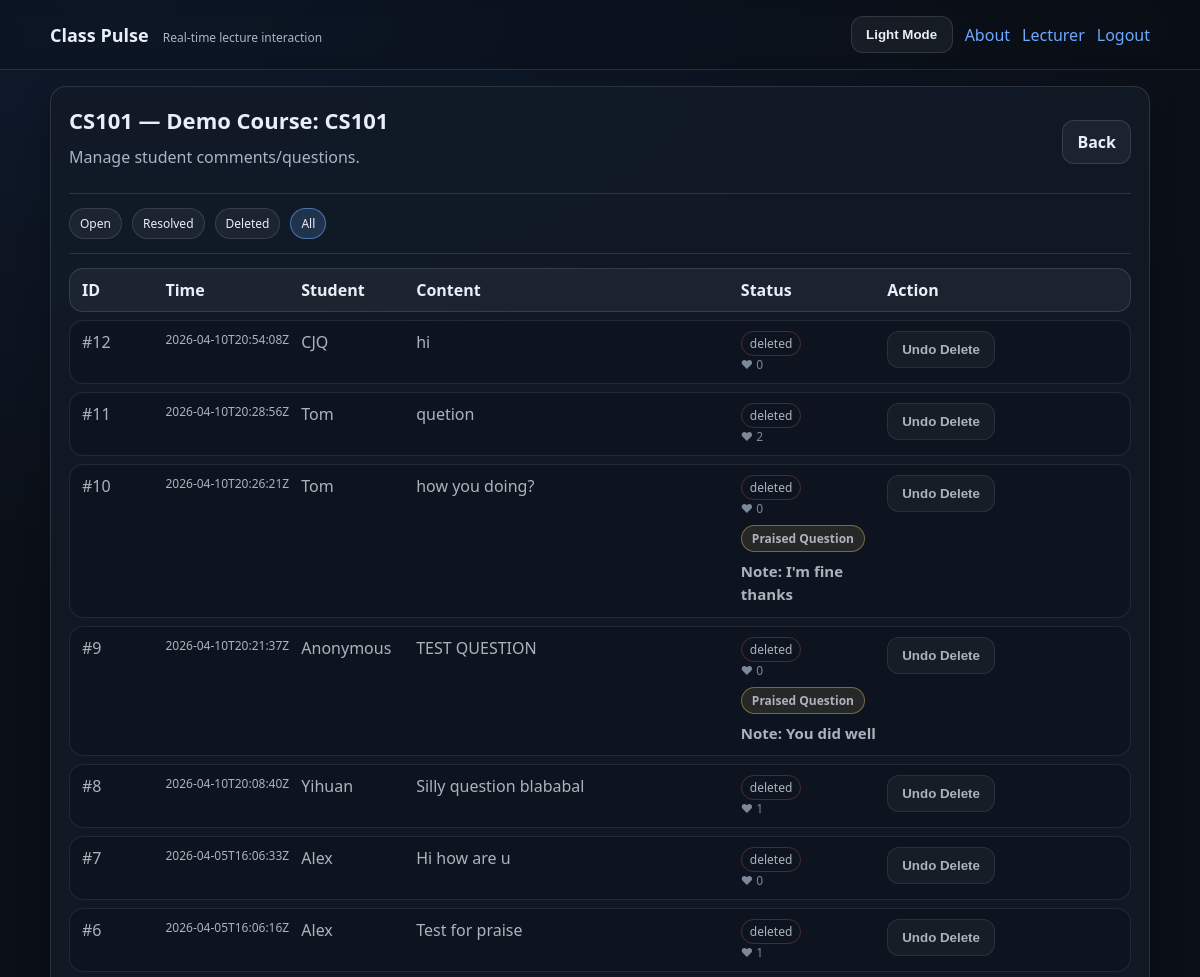
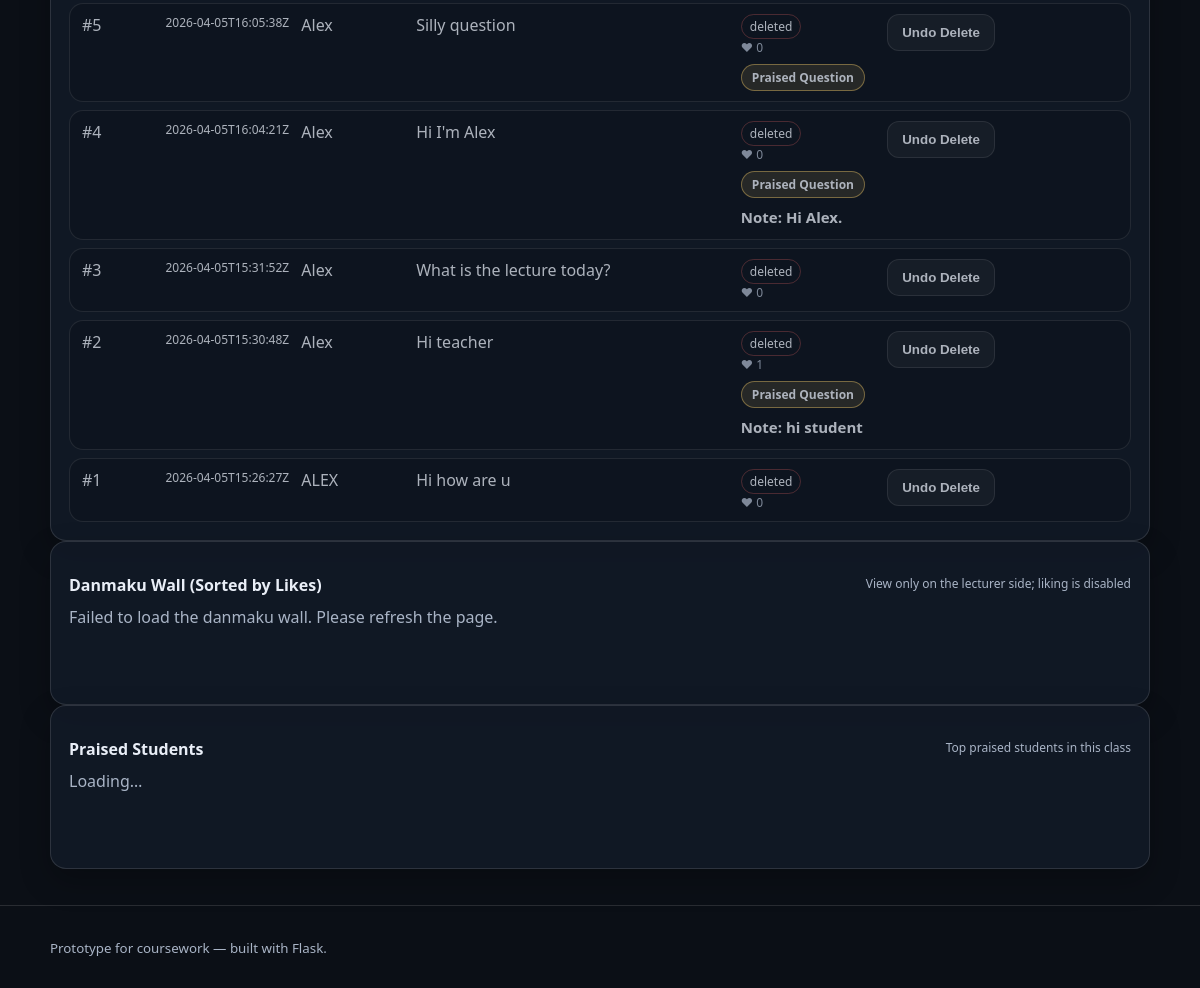
The page /lecturer/course/1?status=all (signed in) on the database its author committed (2 pictures, top to bottom).
### tables this page shows
CREATE TABLE courses (
                id INTEGER PRIMARY KEY AUTOINCREMENT,
                code TEXT UNIQUE NOT NULL,
                name TEXT NOT NULL,
                created_at TEXT NOT NULL
            );

CREATE TABLE comments (
                id INTEGER PRIMARY KEY AUTOINCREMENT,
                course_id INTEGER NOT NULL,
                content TEXT NOT NULL,
                display_name TEXT,
                anonymous INTEGER NOT NULL DEFAULT 1,
                author_token TEXT,
                status TEXT NOT NULL DEFAULT 'open',
                previous_status TEXT,
                lecturer_note TEXT,
                praised INTEGER NOT NULL DEFAULT 0,
                likes INTEGER NOT NULL DEFAULT 0,
                created_at TEXT NOT NULL,
                resolved_at TEXT,
                deleted_at TEXT,
                FOREIGN KEY (course_id) REFERENCES courses (id) ON DELETE CASCADE
            );

### app.py (the view, shortened to what this page needs)
    @app.route("/lecturer/course/<int:course_id>", methods=["GET"])
    @require_lecturer
    def lecturer_course(course_id: int):
        db = get_db()
        course = db.execute("SELECT id, code, name FROM courses WHERE id = ?", (course_id,)).fetchone()
        if course is None:
            abort(404)
        status = request.args.get("status", "open").strip().lower()
        if status not in ("open", "resolved", "deleted", "all"):
            status = "open"
        if status == "all":
            comments = db.execute(
                """
                SELECT * FROM comments
                WHERE course_id = ?
                ORDER BY created_at DESC
                """,
                (course_id,)
            ).fetchall()
        return render_template(
            "lecturer_course.html",
            app_name=APP_NAME,
            course=course,
            comments=comments,
            status=status
        )

### templates/lecturer_course.html (shortened to what this page needs)
{% extends "base.html" %}
{% block content %}
  <section class="card">
    <div class="row between">
      <div>
        <h1>{{ course["code"] }} — {{ course["name"] }}</h1>
        <p class="muted">Manage student comments/questions.</p>
      </div>
      <a class="btn secondary" href="{{ url_for('lecturer_dashboard') }}">Back</a>
    </div>
    <div class="divider"></div>
    <div class="row gap">
      <a class="pilllink {% if status=='open' %}active{% endif %}" href="{{ url_for('lecturer_course', course_id=course['id'], status='open') }}">Open</a>
      <a class="pilllink {% if status=='resolved' %}active{% endif %}" href="{{ url_for('lecturer_course', course_id=course['id'], status='resolved') }}">Resolved</a>
      <a class="pilllink {% if status=='deleted' %}active{% endif %}" href="{{ url_for('lecturer_course', course_id=course['id'], status='deleted') }}">Deleted</a>
      <a class="pilllink {% if status=='all' %}active{% endif %}" href="{{ url_for('lecturer_course', course_id=course['id'], status='all') }}">All</a>
    </div>
    <div class="divider"></div>
    {% if comments %}
      <div class="table">
        <div class="trow thead">
          <div>ID</div>
          <div>Time</div>
          <div>Student</div>
          <div>Content</div>
          <div>Status</div>
          <div>Action</div>
        </div>
        {% for c in comments %}
          <div class="trow {% if c['status'] == 'deleted' %}row-deleted{% endif %}">
            <div>#{{ c["id"] }}</div>
            <div class="small">{{ c["created_at"] }}</div>
            <div>
              {% if c["display_name"] and c["display_name"]|trim %}
                {{ c["display_name"] }}
              {% else %}
                Anonymous
              {% endif %}
            </div>
            <div>{{ c["content"] }}</div>
            <div>
              <span class="badge {% if c['status']=='open' %}badge-open{% elif c['status']=='resolved' %}badge-resolved{% else %}badge-deleted{% endif %}">
                {{ c["status"] }}
              </span>
              <div class="muted small">❤ {{ c["likes"] }}</div>
              {% if c["praised"] == 1 %}<div class="praise-badge">Praised Question</div>{% endif %}
              {% if c["lecturer_note"] %}
                <div class="lecturer-note-large">Note: {{ c["lecturer_note"] }}</div>
              {% endif %}
            </div>
            <div class="action-stack">
              {% if c["status"] != "deleted" %}
                {% if c["praised"] == 1 %}
                <form method="post" action="{{ url_for('lecturer_unpraise_comment', comment_id=c['id'], status=status) }}" class="inline">
                  <input type="hidden" name="course_id" value="{{ course['id'] }}">
                  <button class="btn secondary" type="submit">Undo Praise</button>
                </form>
                {% else %}
                <form method="post" action="{{ url_for('lecturer_praise_comment', comment_id=c['id'], status=status) }}" class="inline">
                  <input type="hidden" name="course_id" value="{{ course['id'] }}">
                  <button class="btn praise" type="submit">Praise</button>
                </form>
                {% endif %}
                <form method="post" action="{{ url_for('delete_comment', comment_id=c['id']) }}" class="inline">
                  <button class="btn danger" type="submit">Delete</button>
                </form>
              {% else %}
                <form method="post" action="{{ url_for('undo_delete_comment', comment_id=c['id']) }}" class="inline">
                  <button class="btn secondary" type="submit">Undo Delete</button>
                </form>
              {% endif %}
            </div>
          </div>
        {% endfor %}
      </div>
    {% else %}
      <p class="muted">No comments found for this filter.</p>
    {% endif %}
  </section>
  <section class="card">
    <div class="row between">
      <h2>Danmaku Wall (Sorted by Likes)</h2>
      <div class="muted small">View only on the lecturer side; liking is disabled</div>
    </div>
    <div id="danmaku-wall" class="wall">Loading…</div>
  </section>
  <section class="card">
    <div class="row between">
      <h2>Praised Students</h2>
      <div class="muted small">Top praised students in this class</div>
    </div>
    <div id="honors-board" class="wall muted">Loading…</div>
  </section>
{% endblock %}

### templates/base.html (shortened to what this page needs)
<!doctype html>
<html lang="en">
<head>
  <link rel="stylesheet" href="{{ url_for('static', filename='css/style.css') }}">
</head>
<body data-theme="dark">
  <div id="danmaku-layer"></div>
  <header class="topbar">
    <div class="container topbar-inner">
      <div class="brand">
        <a href="{{ url_for('index') }}">{{ app_name }}</a>
        <span class="tag">Real-time lecture interaction</span>
      </div>
      <nav class="nav">
        <button id="theme-toggle" class="btn secondary theme-toggle" type="button" aria-label="Toggle theme">Light Mode</button>
        <a href="{{ url_for('about') }}">About</a>
        {% if session.get('is_lecturer') %}
          <a href="{{ url_for('lecturer_dashboard') }}">Lecturer</a>
          <form class="inline" method="post" action="{{ url_for('lecturer_logout') }}">
            <button class="linkbtn" type="submit">Logout</button>
          </form>
        {% endif %}
      </nav>
    </div>
  </header>
  <main class="container">
    {% block content %}{% endblock %}
  </main>
  <footer class="footer">
    <div class="container">
      <small>Prototype for coursework — built with Flask.</small>
    </div>
  </footer>
</body>
</html>

### static/css/style.css (style rules this page uses)
:root { --bg: #0b0f16; --bg-accent: #0f1a2c; --card: rgba(18, 26, 39, 0.85); --text: #e9eef7; --muted: #a9b4c6; --line: rgba(255,255,255,0.12); --accent: #6aa9ff; --danger: #ff6a6a; --warn: #ffd36a; --ok: #7dffb2; --surface: rgba(0,0,0,0.18); --surface-2: rgba(255,255,255,0.05); --input-bg: rgba(0,0,0,0.25); --topbar-bg: rgba(0,0,0,0.15); --shadow: 0 12px 30px rgba(0,0,0,0.25); }
* { box-sizing: border-box; }
body { margin: 0; font-family: system-ui, -apple-system, Segoe UI, Roboto, Helvetica, Arial, "Noto Sans", "Apple Color Emoji","Segoe UI Emoji"; color: var(--text); background: radial-gradient(1200px 600px at 10% 0%, var(--bg-accent), var(--bg)); transition: background 0.25s ease, color 0.25s ease; }
a { color: var(--accent); text-decoration: none; }
.container { width: min(1100px, calc(100% - 32px)); margin: 0 auto; padding: 16px 0; }
.topbar { border-bottom: 1px solid var(--line); background: var(--topbar-bg); backdrop-filter: blur(8px); }
.topbar-inner { display: flex; align-items: center; justify-content: space-between; gap: 12px; }
.brand a { font-weight: 700; font-size: 18px; color: var(--text); }
.tag { margin-left: 10px; font-size: 12px; color: var(--muted); }
.nav { display: flex; align-items: center; gap: 12px; flex-wrap: wrap; }
.inline { display: inline; }
.linkbtn { background: none; border: none; padding: 0; color: var(--accent); cursor: pointer; font: inherit; }
.card { background: var(--card); border: 1px solid var(--line); border-radius: 16px; padding: 18px; box-shadow: var(--shadow); }
h1 { margin: 0 0 10px 0; font-size: 22px; }
h2 { margin: 14px 0 10px 0; font-size: 16px; }
p { margin: 10px 0; line-height: 1.5; }
.muted { color: var(--muted); }
.small { font-size: 12px; }
.divider { height: 1px; background: var(--line); margin: 14px 0; }
.btn { display: inline-flex; align-items: center; justify-content: center; gap: 8px; padding: 10px 14px; border: 1px solid rgba(106,169,255,0.5); background: rgba(106,169,255,0.15); border-radius: 12px; color: var(--text); cursor: pointer; font-weight: 600; }
.btn.secondary { border-color: var(--line); background: var(--surface-2); color: var(--text); }
.theme-toggle { min-width: 102px; }
.pilllink { display: inline-block; padding: 6px 10px; border-radius: 999px; border: 1px solid var(--line); background: var(--surface-2); color: var(--text); font-size: 12px; }
.pilllink.active { border-color: rgba(106,169,255,0.55); background: rgba(106,169,255,0.18); }
.row { display: flex; align-items: center; }
.row.between { justify-content: space-between; }
.row.gap { gap: 10px; flex-wrap: wrap; }
.table { display: grid; gap: 8px; }
.trow { display: grid; grid-template-columns: 0.7fr 1.2fr 1.0fr 3fr 1.3fr 2.2fr; gap: 10px; padding: 10px 12px; border: 1px solid var(--line); border-radius: 14px; background: var(--surface); align-items: start; }
.thead { font-weight: 700; background: var(--surface-2); }
.badge { display: inline-block; padding: 3px 8px; border-radius: 999px; border: 1px solid var(--line); font-size: 12px; }
.footer { border-top: 1px solid var(--line); margin-top: 20px; padding: 14px 0; color: var(--muted); }
#danmaku-layer { position: fixed; inset: 0; pointer-events: none; z-index: 999; }
.wall { display: grid; gap: 10px; min-height: 80px; }
.badge-deleted { border-color: rgba(255,106,106,0.35); }
.action-stack { display: grid; gap: 8px; }
.row-deleted, .item-deleted { opacity: 0.72; }
.lecturer-note-large { margin-top: 8px; font-size: 15px; line-height: 1.55; font-weight: 600; }
.praise-badge { display: inline-block; margin-top: 8px; padding: 4px 10px; border-radius: 999px; border: 1px solid rgba(255, 211, 106, 0.55); background: rgba(255, 211, 106, 0.14); font-size: 12px; font-weight: 700; }

### rows shown on the page
courses: code "CS101", name "Demo Course: CS101"
comments: id "12", created_at "2026-04-10T20:54:08Z", display_name "CJQ", content "hi", status "deleted", likes "0"
comments: id "11", created_at "2026-04-10T20:28:56Z", display_name "Tom", content "quetion", status "deleted", likes "2"
comments: id "10", created_at "2026-04-10T20:26:21Z", display_name "Tom", content "how you doing?", status "deleted", likes "0", praised "Praised Question", lecturer_note "I'm fine thanks"
comments: id "9", created_at "2026-04-10T20:21:37Z", shows "Anonymous", content "TEST QUESTION", status "deleted", likes "0", praised "Praised Question", lecturer_note "You did well"
comments: id "8", created_at "2026-04-10T20:08:40Z", display_name "Yihuan", content "Silly question blababal", status "deleted", likes "1"
comments: id "7", created_at "2026-04-05T16:06:33Z", display_name "Alex", content "Hi how are u", status "deleted", likes "0"
comments: id "6", created_at "2026-04-05T16:06:16Z", display_name "Alex", content "Test for praise", status "deleted", likes "1"
comments: id "5", created_at "2026-04-05T16:05:38Z", display_name "Alex", content "Silly question", status "deleted", likes "0", praised "Praised Question"
comments: id "4", created_at "2026-04-05T16:04:21Z", display_name "Alex", content "Hi I'm Alex", status "deleted", likes "0", praised "Praised Question", lecturer_note "Hi Alex."
comments: id "3", created_at "2026-04-05T15:31:52Z", display_name "Alex", content "What is the lecture today?", status "deleted", likes "0"
comments: id "2", created_at "2026-04-05T15:30:48Z", display_name "Alex", content "Hi teacher", status "deleted", likes "1", praised "Praised Question", lecturer_note "hi student"
comments: id "1", created_at "2026-04-05T15:26:27Z", display_name "ALEX", content "Hi how are u", status "deleted", likes "0"

### other values the page prints
{{ app_name }} "Class Pulse"
